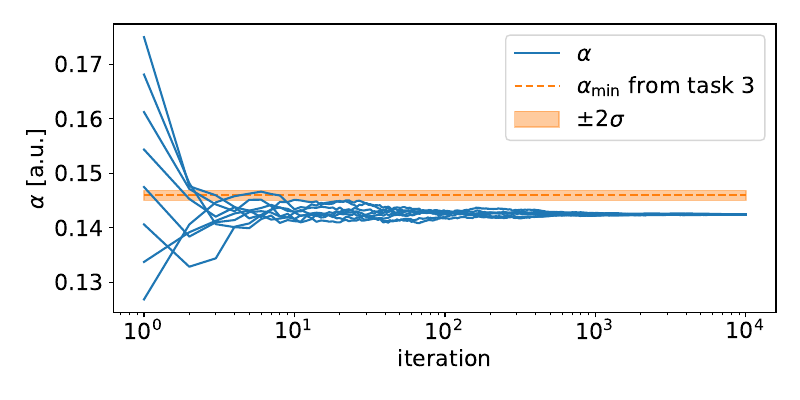

Write the Python code that produced this figure.
import numpy as np
import matplotlib as mpl
from matplotlib import pyplot as plt
import struct

### for plotting nice plots ###
width = 6
height = width / 1.5
fsize = 16
font = {'size': fsize}
mpl.rc('font', **font)
mpl.rc('xtick', labelsize=fsize)
mpl.rc('ytick', labelsize=fsize)
mpl.rc('text', usetex=False)

### read binary files generated by C ###
alphas = np.fromfile("alphas_task4.bin")
parameters = np.fromfile("parameters_task4.bin") # {nbr_iterations, nbr_walkers, nbr_samples}
alpha_min_from_task3 = 0.145959 
sigma_alpha_from_task3 = 0.000456

### extract parameters ###
nbr_iterations = int(parameters[0])
nbr_walkers = int(parameters[1])
alphas_indices = np.array([i + 1 for i in range(nbr_iterations)])
print(f'nbr_alphas  = {nbr_iterations}')
print(f'nbr_walkers = {nbr_walkers}')


### plot alpha ###
fig, ax = plt.subplots(figsize=(8,4))
ax.hlines(alpha_min_from_task3, 1, nbr_iterations, color='C1',
                                    linestyle='--',
                                    label=r'$\alpha_\mathrm{min}$ from task 3')
ax.fill_between(alphas_indices,
                (alpha_min_from_task3 + 2 * sigma_alpha_from_task3) * np.ones(alphas_indices.shape),
                (alpha_min_from_task3 - 2 * sigma_alpha_from_task3) * np.ones(alphas_indices.shape),
                color='C1',
                alpha=0.4,
                label=r'$\pm 2\sigma$') # error bands
ax.plot(alphas_indices, alphas[0 * nbr_iterations:(0 + 1) * nbr_iterations], color='C0',
                    label=r'$\alpha$')
for i in range(1, nbr_walkers):
    ax.plot(alphas_indices, alphas[i * nbr_iterations:(i + 1) * nbr_iterations], color='C0')
    print(np.mean(alphas[int((i + 0.9) * nbr_iterations):(i + 1) * nbr_iterations])) # print average of last 10% of alphas for each walker
ax.set_xscale('log')
ax.set_xlabel(r'iteration')
ax.set_ylabel(r'$\alpha$ [a.u.]')

### legend & save file ###
plt.legend()
plt.tight_layout()
filename = f'plot_task4.pdf'
plt.savefig(filename)
plt.show()